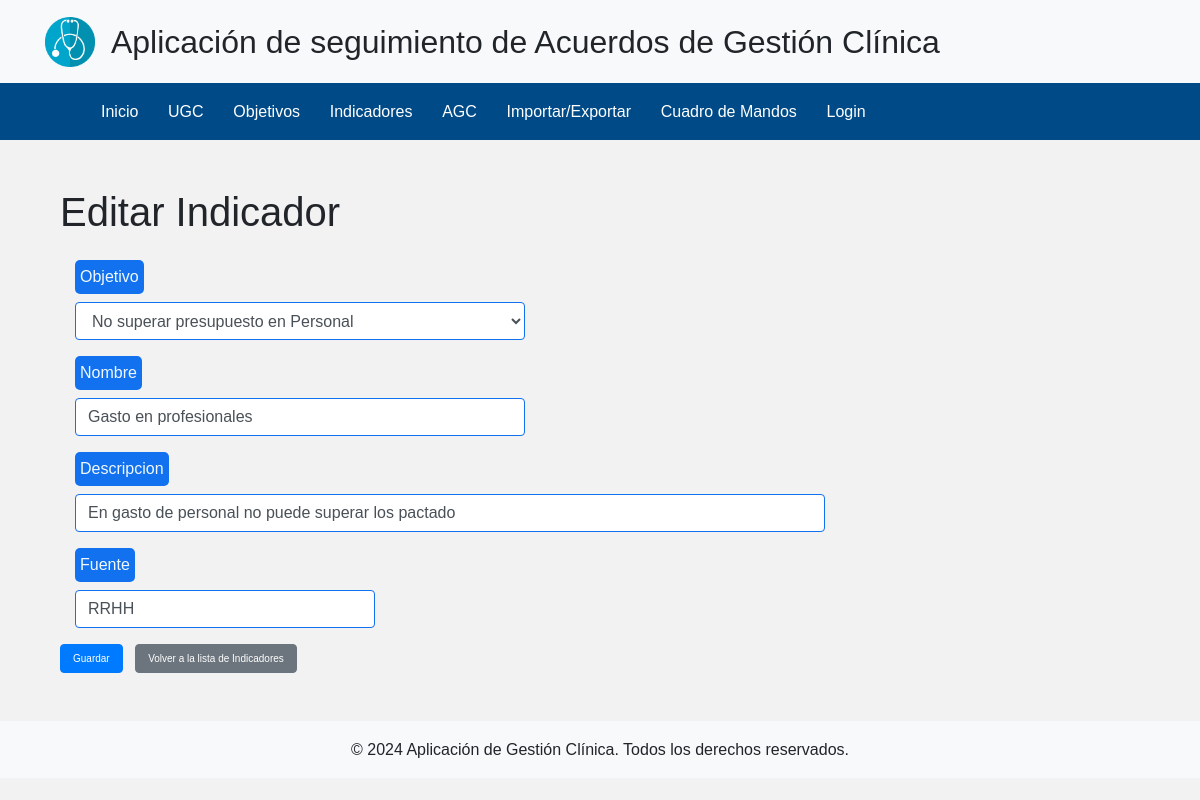
The page /indicadores/editar/1/ on the database its author committed.
### myapp/models.py (models this page shows, shortened)
class Objetivo(models.Model):
    id_objetivo = models.AutoField(primary_key=True)
    nombre_objetivo = models.CharField(max_length=255)
    descripcion_objetivo = models.CharField(max_length=255, blank=True, null=True)
    perspectiva = models.CharField(max_length=255)
    def __str__(self):
        return self.nombre_objetivo

class Indicador(models.Model):
    id_indicador = models.AutoField(primary_key=True)
    id_objetivo = models.ForeignKey(Objetivo, on_delete=models.CASCADE)
    nombre_indicador = models.CharField(max_length=255)
    descripcion_indicador = models.CharField(max_length=255, blank=True, null=True)
    fuente = models.CharField(max_length=255, blank=True, null=True)

### myapp/views.py (the view, shortened to what this page needs)
# urls.py: path('indicadores/editar/<int:pk>/', EditarIndicadorView.as_view(), name='editar_indicador'),
class EditarIndicadorView(View):
    def get(self, request, pk):
        indicador = get_object_or_404(Indicador, pk=pk)
        form = IndicadorForm(instance=indicador)
        return render(request, 'myapp/editar_indicador.html', {'form': form, 'indicador': indicador})

### myapp/forms.py
class IndicadorForm(forms.ModelForm):
    class Meta:
        model = Indicador
        fields = '__all__'

### myapp/templates/myapp/editar_indicador.html (shortened to what this page needs)
{% extends "myapp/base.html" %}
{% load widget_tweaks %}
{% block content %}
<div class="container mt-5">
  <h1 class="mb-4">Editar Indicador</h1>
  <form method="post" action="" class="mb-4">
      <div>
          <div class="form-group col-md-4">
              <label class="label-custom"> Objetivo </label>
              {{ form.id_objetivo|add_class:"form-control input-custom input-large" }}
          </div>
          <div class="form-group col-md-4">
              <label class="label-custom"> Nombre </label>
              {{ form.nombre_indicador|add_class:"form-control input-custom input-large" }}
          </div>
          <div class="form-group col-md-4">
              <label class="label-custom"> Descripcion </label>
              {{ form.descripcion_indicador|add_class:"form-control input-custom input-xlarge" }}
          </div>
          <div class="form-group col-md-4">
            <label class="label-custom"> Fuente </label>
            {{ form.fuente|add_class:"form-control input-custom input-medium" }}
        </div>
      </div>
      <button type="submit" class="btn btn-primary">Guardar</button>
      <a href="{% url 'gestionar_indicadores' %}" class="btn btn-secondary ml-2">Volver a la lista de Indicadores</a>
  </form>
  </div>
{% endblock %}

### static/css/styles.css (style rules this page uses)
body { background-color: #f2f2f2; font-family: 'Arial', sans-serif; }
.container { margin-top: 1px; }
.btn-primary { font-size: x-small; }
.btn-secondary { font-size: x-small; }
.label-custom { background-color: #1171ee; color: aliceblue; padding: 5px; border-radius: 5px; }
.input-custom { border-color: #1171ee !important; }
.input-medium { width: 300px; }
.input-large { width: 450px; }
.input-xlarge { width: 750px; }

### rows shown on the page
Objetivo: id_objetivo "No superar presupuesto en Personal"
Indicador: nombre_indicador "Gasto en profesionales", descripcion_indicador "En gasto de personal no puede superar los pactado", fuente "RRHH"
